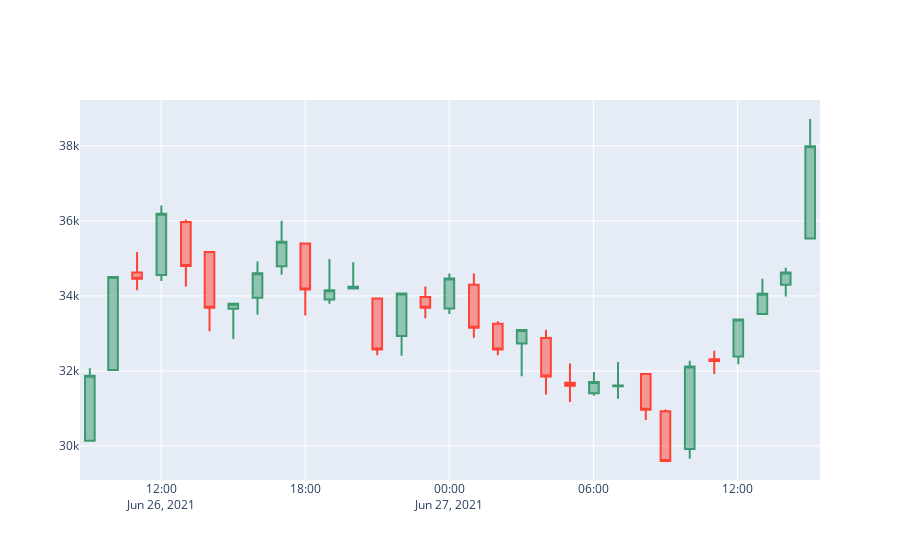

Notebook code for this chart:
### Markdown cell above
Finally we are now ready to use plotly to create our Candlestick Chart.

### Code cell
fig = go.Figure(data=[go.Candlestick(x=data['Date'],
                open=candlestick_data['Price']['first'], 
                high=candlestick_data['Price']['max'],
                low=candlestick_data['Price']['min'], 
                close=candlestick_data['Price']['last'])
                ])

fig.update_layout(xaxis_rangeslider_visible=False)

fig.show()
